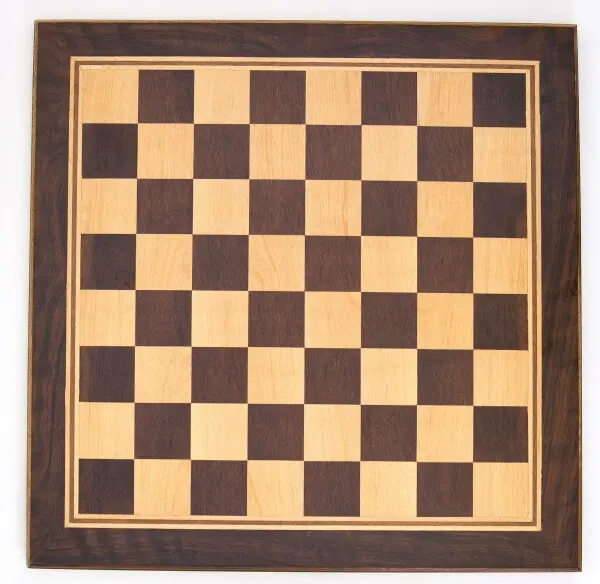
#> input picture Questoes_Segunda_Lista/Questão 2/questao1-img1.png, 600 x 584 px
$ python questao2.py
#> lines starting #> are read from the running program, lines starting #| are printed output that depends on the picture
import numpy as np
import cv2 as cv
from matplotlib import pyplot as plt


def sift(filename):
#> called with filename = 'questao1-img1.png'
    img = cv.imread(filename)
#> img is the input picture: shape (584, 600, 3); mean B, G, R 114.2, 138, 167.2
    gray= cv.cvtColor(img,cv.COLOR_BGR2GRAY)
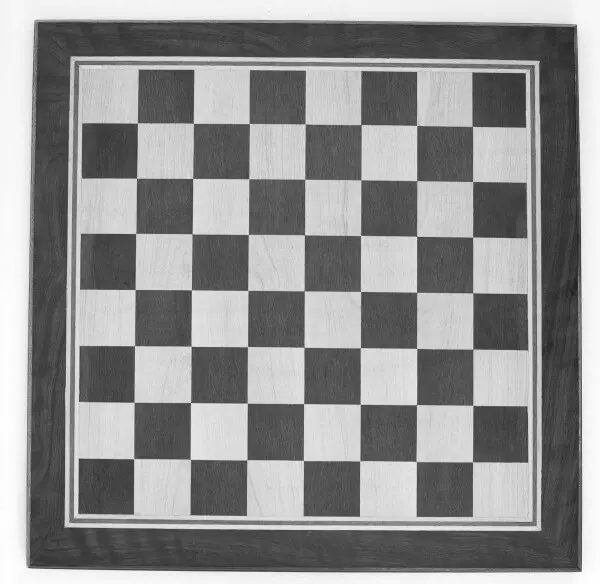
#> gray: shape (584, 600); min 28, max 255, mean 144
    sift = cv.SIFT_create()
    kp = sift.detect(gray,None)
#> kp = 731 keypoints; strongest (x, y, size): (58, 47, 38.6), (505, 495, 41.5), (101, 430, 38.3), (219, 432, 35.1)
    img=cv.drawKeypoints(gray,kp,img)
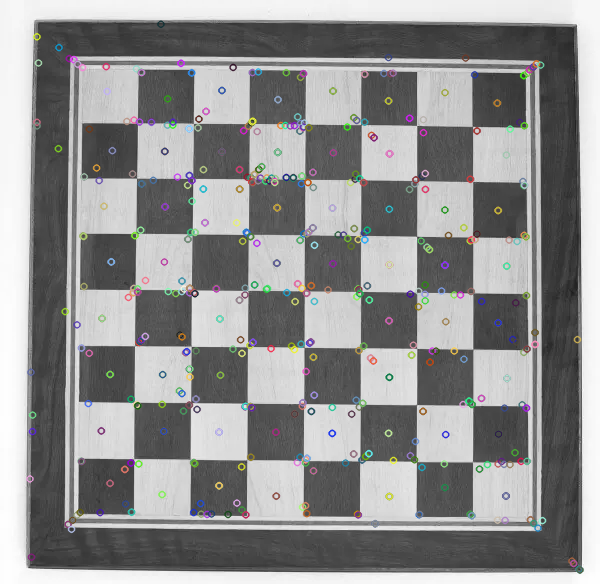
#> img: shape (584, 600, 3); mean B, G, R 143.6, 143.7, 143.7
    cv.imwrite('sift-'+filename  ,img)

def surf(filename):
#> called with filename = 'questao1-img1.png'
    img = cv.imread(filename, 0)
#> img: shape (584, 600); min 27, max 254, mean 143.5
#> (the run stopped early here; a loop or call above may not have finished)

$ run again, with Questoes_Segunda_Lista/Questão 2/but.jpg saved as Questoes_Segunda_Lista/Questão 2/questao1-img1.png
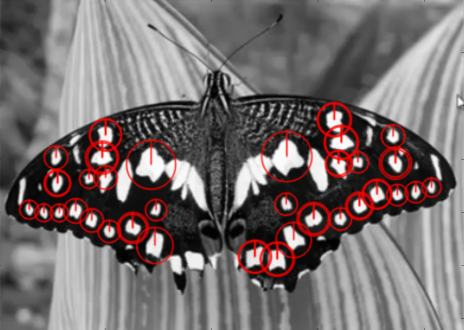
#> input picture Questoes_Segunda_Lista/Questão 2/but.jpg, 464 x 330 px
#> in sift, img is the input picture: shape (330, 464, 3); mean B, G, R 109.6, 109.6, 118.9
#> in sift, `gray= cv.cvtColor(img,cv.COLOR_BGR2GRAY)`:
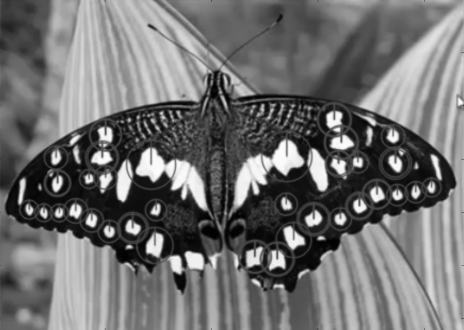
#> gray: shape (330, 464); min 0, max 255, mean 112.4
#> kp = 1546 keypoints; strongest (x, y, size): (91, 221, 7.4), (154, 246, 11.5), (393, 137, 7.6), (75, 211, 7.9)
#> in sift, `img=cv.drawKeypoints(gray,kp,img)`:
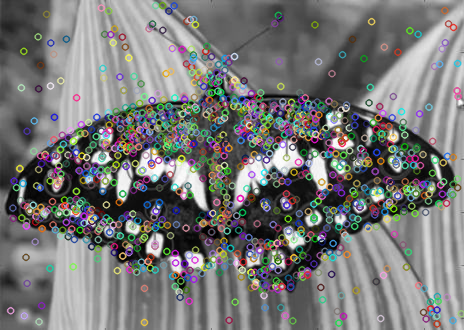
#> img: shape (330, 464, 3); mean B, G, R 118.5, 119.1, 118.6
